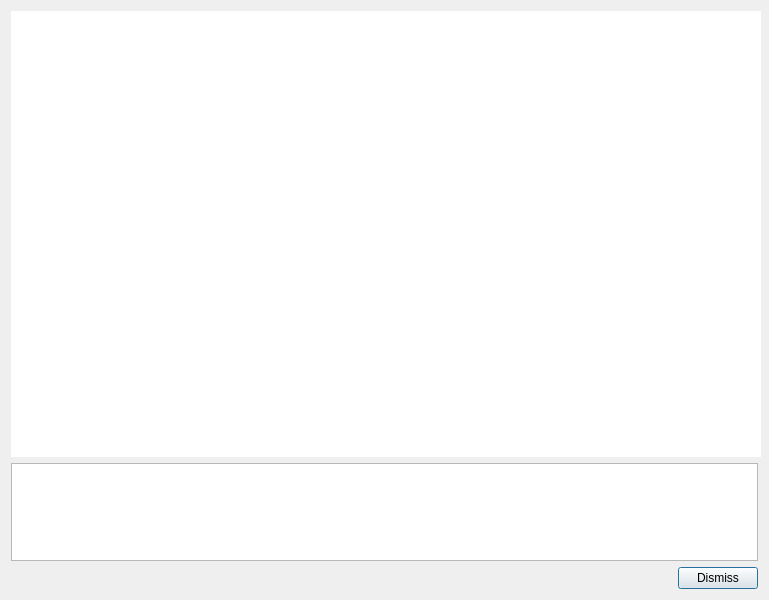
<?xml version="1.0" encoding="UTF-8"?>
<ui version="4.0">
 <class>QExceptionDialog</class>
 <widget class="QDialog" name="QExceptionDialog">
  <property name="geometry">
   <rect>
    <x>0</x>
    <y>0</y>
    <width>769</width>
    <height>600</height>
   </rect>
  </property>
  <property name="minimumSize">
   <size>
    <width>769</width>
    <height>600</height>
   </size>
  </property>
  <property name="maximumSize">
   <size>
    <width>769</width>
    <height>600</height>
   </size>
  </property>
  <property name="windowTitle">
   <string>Ooops... This is embarassing!</string>
  </property>
  <property name="windowIcon">
   <iconset resource="qexceptiondialog.qrc">
    <normaloff>:/Resources/qtdemo.ico</normaloff>
    <normalon>:/Resources/qtdemo.ico</normalon>
    <disabledoff>:/Resources/qtdemo.ico</disabledoff>
    <disabledon>:/Resources/qtdemo.ico</disabledon>
    <activeoff>:/Resources/qtdemo.ico</activeoff>
    <activeon>:/Resources/qtdemo.ico</activeon>
    <selectedoff>:/Resources/qtdemo.ico</selectedoff>
    <selectedon>:/Resources/qtdemo.ico</selectedon>:/Resources/qtdemo.ico</iconset>
  </property>
  <layout class="QGridLayout" name="gridLayout">
   <item row="1" column="0">
    <widget class="QPlainTextEdit" name="plainTextEdit">
     <property name="font">
      <font>
       <pointsize>14</pointsize>
      </font>
     </property>
     <property name="acceptDrops">
      <bool>false</bool>
     </property>
     <property name="frameShape">
      <enum>QFrame::StyledPanel</enum>
     </property>
     <property name="frameShadow">
      <enum>QFrame::Sunken</enum>
     </property>
     <property name="readOnly">
      <bool>true</bool>
     </property>
     <property name="backgroundVisible">
      <bool>false</bool>
     </property>
    </widget>
   </item>
   <item row="2" column="0">
    <layout class="QHBoxLayout" name="horizontalLayout">
     <item>
      <spacer name="horizontalSpacer">
       <property name="orientation">
        <enum>Qt::Horizontal</enum>
       </property>
       <property name="sizeHint" stdset="0">
        <size>
         <width>40</width>
         <height>20</height>
        </size>
       </property>
      </spacer>
     </item>
     <item>
      <widget class="QPushButton" name="pushButton">
       <property name="text">
        <string>Dismiss</string>
       </property>
      </widget>
     </item>
    </layout>
   </item>
   <item row="0" column="0">
    <widget class="QGraphicsView" name="graphicsView">
     <property name="minimumSize">
      <size>
       <width>750</width>
       <height>446</height>
      </size>
     </property>
     <property name="frameShape">
      <enum>QFrame::NoFrame</enum>
     </property>
     <property name="frameShadow">
      <enum>QFrame::Plain</enum>
     </property>
     <property name="lineWidth">
      <number>0</number>
     </property>
     <property name="verticalScrollBarPolicy">
      <enum>Qt::ScrollBarAlwaysOff</enum>
     </property>
     <property name="horizontalScrollBarPolicy">
      <enum>Qt::ScrollBarAlwaysOff</enum>
     </property>
    </widget>
   </item>
  </layout>
 </widget>
 <layoutdefault spacing="6" margin="11"/>
 <resources>
  <include location="qexceptiondialog.qrc"/>
 </resources>
 <connections>
  <connection>
   <sender>pushButton</sender>
   <signal>clicked()</signal>
   <receiver>QExceptionDialog</receiver>
   <slot>accept()</slot>
   <hints>
    <hint type="sourcelabel">
     <x>716</x>
     <y>574</y>
    </hint>
    <hint type="destinationlabel">
     <x>384</x>
     <y>299</y>
    </hint>
   </hints>
  </connection>
 </connections>
</ui>
